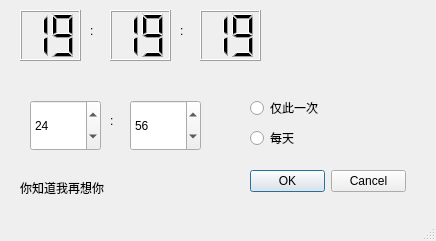
<?xml version="1.0" encoding="UTF-8"?>
<ui version="4.0">
 <class>MainWindow</class>
 <widget class="QMainWindow" name="MainWindow">
  <property name="geometry">
   <rect>
    <x>0</x>
    <y>0</y>
    <width>436</width>
    <height>241</height>
   </rect>
  </property>
  <property name="windowTitle">
   <string>MainWindow</string>
  </property>
  <property name="animated">
   <bool>true</bool>
  </property>
  <widget class="QWidget" name="centralwidget">
   <widget class="QLCDNumber" name="lcdNumber">
    <property name="geometry">
     <rect>
      <x>20</x>
      <y>10</y>
      <width>61</width>
      <height>51</height>
     </rect>
    </property>
    <property name="digitCount">
     <number>2</number>
    </property>
    <property name="intValue" stdset="0">
     <number>19</number>
    </property>
   </widget>
   <widget class="QLCDNumber" name="lcdNumber_2">
    <property name="geometry">
     <rect>
      <x>110</x>
      <y>10</y>
      <width>61</width>
      <height>51</height>
     </rect>
    </property>
    <property name="digitCount">
     <number>2</number>
    </property>
    <property name="intValue" stdset="0">
     <number>19</number>
    </property>
   </widget>
   <widget class="QLCDNumber" name="lcdNumber_3">
    <property name="geometry">
     <rect>
      <x>200</x>
      <y>10</y>
      <width>61</width>
      <height>51</height>
     </rect>
    </property>
    <property name="digitCount">
     <number>2</number>
    </property>
    <property name="intValue" stdset="0">
     <number>19</number>
    </property>
   </widget>
   <widget class="QSpinBox" name="spinBox_3">
    <property name="geometry">
     <rect>
      <x>130</x>
      <y>100</y>
      <width>71</width>
      <height>51</height>
     </rect>
    </property>
    <property name="styleSheet">
     <string notr="true">font: 100 26pt &quot;Adobe 黑体 Std R&quot;;
</string>
    </property>
    <property name="maximum">
     <number>60</number>
    </property>
    <property name="value">
     <number>56</number>
    </property>
   </widget>
   <widget class="QLabel" name="label">
    <property name="geometry">
     <rect>
      <x>90</x>
      <y>10</y>
      <width>16</width>
      <height>41</height>
     </rect>
    </property>
    <property name="styleSheet">
     <string notr="true">font: 72pt &quot;Adobe Arabic&quot;;</string>
    </property>
    <property name="text">
     <string>:</string>
    </property>
    <property name="textFormat">
     <enum>Qt::PlainText</enum>
    </property>
    <property name="indent">
     <number>-9</number>
    </property>
    <property name="textInteractionFlags">
     <set>Qt::LinksAccessibleByMouse|Qt::TextEditable</set>
    </property>
   </widget>
   <widget class="QLabel" name="label_2">
    <property name="geometry">
     <rect>
      <x>180</x>
      <y>10</y>
      <width>16</width>
      <height>41</height>
     </rect>
    </property>
    <property name="styleSheet">
     <string notr="true">font: 72pt &quot;Adobe Arabic&quot;;</string>
    </property>
    <property name="text">
     <string>:</string>
    </property>
    <property name="textFormat">
     <enum>Qt::PlainText</enum>
    </property>
    <property name="indent">
     <number>-9</number>
    </property>
    <property name="textInteractionFlags">
     <set>Qt::LinksAccessibleByMouse|Qt::TextEditable</set>
    </property>
   </widget>
   <widget class="QLabel" name="label_3">
    <property name="geometry">
     <rect>
      <x>110</x>
      <y>100</y>
      <width>20</width>
      <height>41</height>
     </rect>
    </property>
    <property name="styleSheet">
     <string notr="true">font: 72pt &quot;Adobe Arabic&quot;;</string>
    </property>
    <property name="text">
     <string>:</string>
    </property>
    <property name="textFormat">
     <enum>Qt::PlainText</enum>
    </property>
    <property name="indent">
     <number>-9</number>
    </property>
    <property name="textInteractionFlags">
     <set>Qt::LinksAccessibleByMouse|Qt::TextEditable</set>
    </property>
   </widget>
   <widget class="QSpinBox" name="spinBox_4">
    <property name="geometry">
     <rect>
      <x>30</x>
      <y>100</y>
      <width>71</width>
      <height>51</height>
     </rect>
    </property>
    <property name="styleSheet">
     <string notr="true">font: 100 26pt &quot;Adobe 黑体 Std R&quot;;
</string>
    </property>
    <property name="maximum">
     <number>60</number>
    </property>
    <property name="value">
     <number>24</number>
    </property>
   </widget>
   <widget class="QRadioButton" name="radioButton">
    <property name="geometry">
     <rect>
      <x>250</x>
      <y>100</y>
      <width>89</width>
      <height>16</height>
     </rect>
    </property>
    <property name="styleSheet">
     <string notr="true"/>
    </property>
    <property name="text">
     <string>仅此一次</string>
    </property>
   </widget>
   <widget class="QRadioButton" name="radioButton_2">
    <property name="geometry">
     <rect>
      <x>250</x>
      <y>130</y>
      <width>89</width>
      <height>16</height>
     </rect>
    </property>
    <property name="styleSheet">
     <string notr="true">font: 75 9pt &quot;Adobe Arabic&quot;;</string>
    </property>
    <property name="text">
     <string>每天</string>
    </property>
   </widget>
   <widget class="QDialogButtonBox" name="buttonBox">
    <property name="geometry">
     <rect>
      <x>250</x>
      <y>170</y>
      <width>156</width>
      <height>23</height>
     </rect>
    </property>
    <property name="standardButtons">
     <set>QDialogButtonBox::Cancel|QDialogButtonBox::Ok</set>
    </property>
   </widget>
   <widget class="QLabel" name="label_4">
    <property name="geometry">
     <rect>
      <x>20</x>
      <y>180</y>
      <width>221</width>
      <height>16</height>
     </rect>
    </property>
    <property name="styleSheet">
     <string notr="true">font: 75 9pt &quot;Adobe 楷体 Std R&quot;;</string>
    </property>
    <property name="text">
     <string>你知道我再想你</string>
    </property>
   </widget>
  </widget>
  <widget class="QMenuBar" name="menubar">
   <property name="geometry">
    <rect>
     <x>0</x>
     <y>0</y>
     <width>436</width>
     <height>23</height>
    </rect>
   </property>
  </widget>
  <widget class="QStatusBar" name="statusbar"/>
 </widget>
 <resources/>
 <connections/>
</ui>
